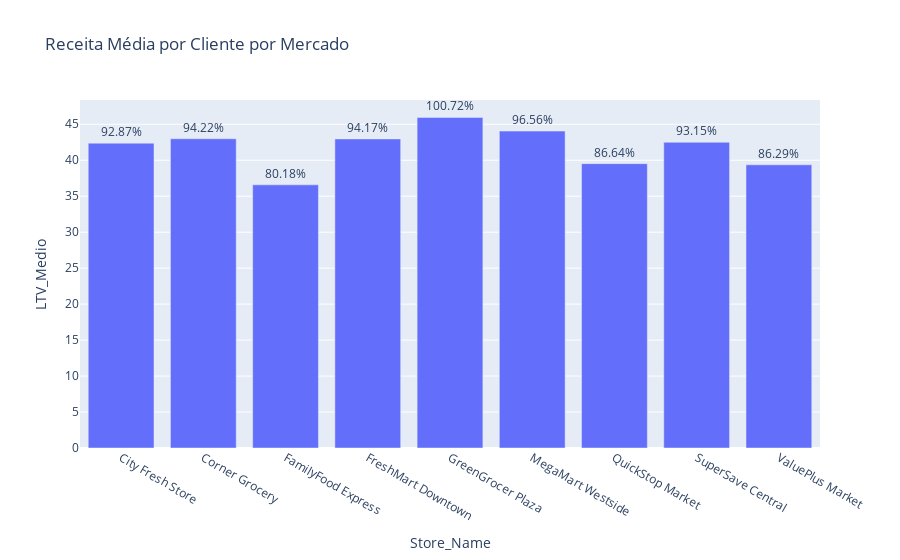

Write notebook code for a chart like this one.
### Markdown cell above
**Insights para este KPI**

A alta taxa de Churn,mostra que na maioria dos meses não há retenção dos clientes.

A barra laranja apresenta números muito próximo do número de "Clientes Ativos (Mês Anterior)" o que reforça o problema de não retenção. Por exemplo, em abril de 2024, a contagem de clientes perdidos foi quase a mesma que o número de clientes ativos do mês anterior.

O principal insight aqui é que a empresa tem uma séria deficiência na fidelização de clientes. Embora ela possa estar conseguindo atrair novos clientes, ela não está conseguindo mantê-los. O ciclo de vida do cliente é de apenas uma compra.

### Code cell
ltv_consolidado = df.groupby("Customer_ID")['Final_Amount'].sum().mean()
print("Receita Média por Cliente:", ltv_consolidado)

ltv_mercado = df.groupby(["Store_Name", "Customer_ID"])['Final_Amount'].sum().groupby("Store_Name").mean().reset_index()
ltv_mercado.columns = ["Store_Name", "LTV_Medio"]

# Adicionando a porcentagem de cada mercado em relação ao LTV consolidado
ltv_mercado['Percentage'] = (ltv_mercado['LTV_Medio'] / ltv_consolidado) * 100
ltv_mercado['Percentage_Text'] = ltv_mercado['Percentage'].apply(lambda x: f'{x:.2f}%')

fig7 = px.bar(ltv_mercado, x="Store_Name", y="LTV_Medio", 
              title="Receita Média por Cliente por Mercado", text="Percentage_Text")
fig7.update_traces(textposition='outside')
fig7.update_layout(uniformtext_minsize=8, uniformtext_mode='hide')
fig7.show()

### Figure 1 — Plotly figure (JSON) as saved in the notebook; plotly's stock layout.template omitted (floating-point values rounded to 4 significant figures)
{"data": [{"alignmentgroup": "True", "hovertemplate": "Store_Name=%{x}<br>LTV_Medio=%{y}<br>Percentage_Text=%{text}<extra></extra>", "legendgroup": "", "marker": {"color": "#636efa", "pattern": {"shape": ""}}, "name": "", "offsetgroup": "", "orientation": "v", "showlegend": false, "text": ["92.87%", "94.22%", "80.18%", "94.17%", "100.72%", "96.56%", "86.64%", "93.15%", "86.29%"], "textposition": "outside", "type": "bar", "x": ["City Fresh Store", "Corner Grocery", "FamilyFood Express", "FreshMart Downtown", "GreenGrocer Plaza", "MegaMart Westside", "QuickStop Market", "SuperSave Central", "ValuePlus Market"], "xaxis": "x", "y": [42.38, 42.99, 36.59, 42.97, 45.96, 44.06, 39.53, 42.5, 39.37], "yaxis": "y"}], "layout": {"barmode": "relative", "legend": {"tracegroupgap": 0}, "title": {"text": "Receita Média por Cliente por Mercado"}, "uniformtext": {"minsize": 8, "mode": "hide"}, "xaxis": {"anchor": "y", "domain": [0, 1], "title": {"text": "Store_Name"}}, "yaxis": {"anchor": "x", "domain": [0, 1], "title": {"text": "LTV_Medio"}}}}
